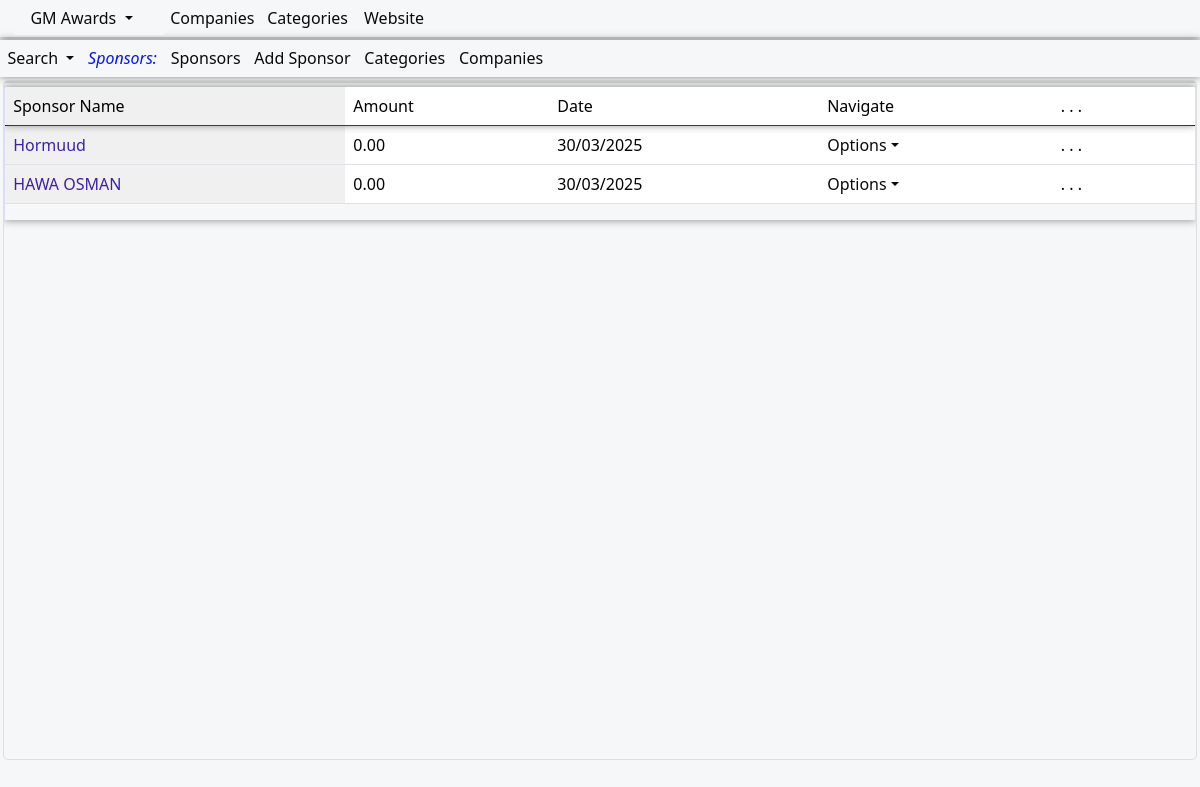
The page /gma/sponsors/ (signed in) on the database as committed earlier.
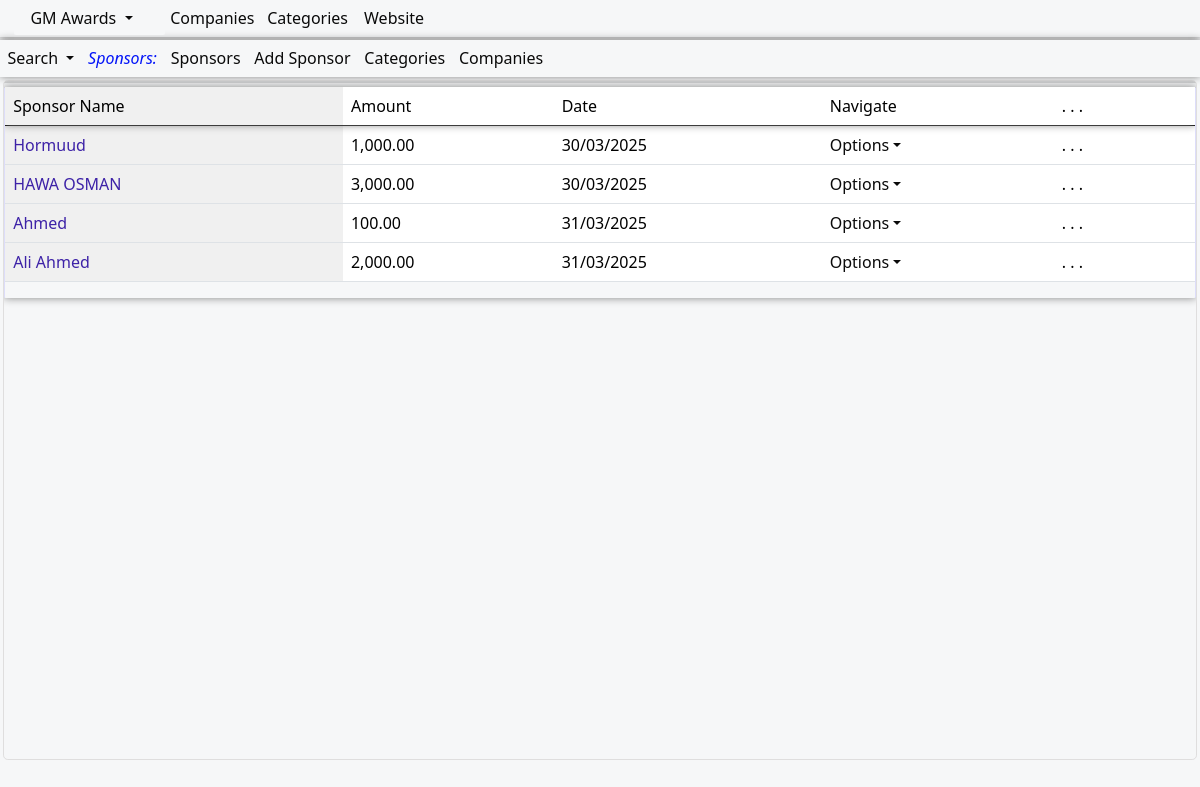
The same page on the database as committed later.
### awards/models.py (models this page shows, shortened)
class SponsorsModel(models.Model):
    name = models.CharField(null=True, blank=False, max_length=20)
    phone = models.CharField(null=True, blank=True, max_length=30)
    email= models.CharField(null=True, blank=True, max_length=100)
    amount=models.DecimalField(max_digits=10,blank=False,null=True,decimal_places=1,default=0)
    date=models.DateField(blank=True,null=True,auto_now_add=True)
    comments= models.CharField(null=True, blank=True, max_length=50)

### loginapp/decorators.py (the view)
    def allif_wrapper_func(request,*args,**kwargs):
        usernme=request.user
        if usernme.user_category=="owner" or usernme.user_category=="ceo" or usernme.is_superuser==True:
            return allif_param_func(request,*args,**kwargs)
        else:
            return render(request,'loginapp/permissions/no_permission.html')

### awards/views.py (called while the page is built)
@login_required(login_url='loginapp:userLoginPage')
@logged_in_user_is_owner_ceo
def sponsors(request):
    try:
        title="Sponsors"
        allifqueryset=SponsorsModel.objects.all()
        context = {
            "title":title,
            "allifqueryset":allifqueryset,
        }
        return render(request,'awards/sponsors/sponsors.html',context)
    except Exception as ex:
        error_context={'error_message': ex,}
        return render(request,'awards/error/error.html',error_context)

### awards/templates/awards/sponsors/sponsors.html (shortened to what this page needs)
{% extends 'awards/base/uimainbase/allifmaaluibase_public.html'%}
{% load humanize %}
{% block body %}
<div class="allifmaal-main-container">
<div class="card-header">
  <div class="row mt-12" >
  <div class="col-md-12">
  <div class="container-fluid amel-content-header">
    <div class="dropdown allifmaal-content-dropdown">
      <a class="dropdown-toggle" type="button" id="dropdownMenuButton1" data-bs-toggle="dropdown" aria-expanded="false">
      Search
      </a>
    </div>
    <a class="amel-table-list-identifier">Sponsors:</a>
    <a href="{% url 'awards:sponsors' %}">Sponsors</a>
    <a href="{% url 'awards:addSponsor' %}">Add Sponsor</a>
    <a href="{% url 'awards:categories' %}">Categories</a>
    <a href="{% url 'awards:companies' %}">Companies</a>
  </div>
    </div>
    </div>
  </div>
    <div class="allifmaincontainer">
<div class="row mt-12">
  <div class="delete-confirmation-header">
  </div>
  <div class="col-md-12">
  <div class="allif-scroll-table">
    <div class="table-responsive allif-full-table">
    <table class="table table-layout">
      <thead>
        <tr class="allif-table-header-row">
        <td class="allif-fix-table-col">Sponsor Name</td>
        <td>Amount</td>
        <td>Date</td>
        <td>Navigate</td>
        <td> . . . </td>
        <td></td>
        </tr>
        </thead>
        <tbody class="allif-table-body">
        {% for item in allifqueryset %}
        <tr data-id="{{item.id}}">
        <td class="allif-fix-table-col"><a class="allif-table-links" href="{% url 'awards:sponsorDetails' item.id %}">{{item.name}}</a></td>
        <td>
            {{item.amount|floatformat:2|intcomma}}
          </td>
        <td>
            {{item.date|date:'d/m/Y'}}
          </td>
        <td>
          <div class="dropdown allifmaal-content-dropdown">
            <a href="#" onclick="showDropdown(event, this)" class="dropdown-toggle dropdown-item" type="button" id="dropdownMenuButton1" data-bs-toggle="dropdown" aria-expanded="false">Options</a>
          </div>
        </td>
       <td> . . . </td>
       <td></td>
    </tr>
    {% endfor %}
      </tbody>
    </table>
    </div>
   </div>
</div>
</div>
</div>
</div>
  {% endblock %}

### awards/templates/awards/base/uimainbase/allifmaaluibase_public.html (shortened to what this page needs)
{% load static %}
<!DOCTYPE html>
<html>
<head>
<link rel="stylesheet" href="https://cdnjs.cloudflare.com/ajax/libs/font-awesome/4.7.0/css/font-awesome.min.css">
<link href="https://cdn.jsdelivr.net/npm/bootstrap@5.3.3/dist/css/bootstrap.min.css" rel="stylesheet">
<link href="{% static 'allifapperp/css/navbars/sidetopnavbars.css' %}" rel="stylesheet">
<link href="{% static 'allifapperp/css/body/mainbodyui.css' %}" rel="stylesheet">
</head>
<body class="allifmaal-ui-body">
{% include 'awards/base/sidetopnavbars/sidetopnavbars_public.html' %}
<link href="https://cdn.jsdelivr.net/npm/select2@4.1.0-rc.0/dist/css/select2.min.css" rel="stylesheet"/>
{% block body %}{% endblock %}
</body>
</html>

### awards/templates/awards/base/sidetopnavbars/sidetopnavbars_public.html (shortened to what this page needs)
<div>
    <nav class="navbar navbar-expand-lg navbar-light allifmaal-top-nav-bar">
    <div class="container-fluid">
<div class="allifmaal-side-nav-bar container-fluid" >
  <a class="side-nav-dropdown-btn nav-link dropdown-toggle navbar-brand" role="button" data-bs-toggle="dropdown" data-bs-auto-close="outside" aria-expanded="false">
   GM Awards
  </a>
      </div>
      <a class="nav-link" href="{% url 'awards:companies' %}">Companies</a>
      <div class="collapse navbar-collapse" id="navbarNavDropdown">
        <ul class="navbar-nav">
          <li class="nav-item">
            <a class="nav-link" href="{% url 'awards:categories' %}">Categories</a>
          </li>
        <li>
          <a class="nav-link" href="{% url 'awards:gmaWebsite' %}">Website</a>
        </li>
      </ul>
        </div>
      </div>
    </nav>
    </div>

### static/allifapperp/css/navbars/sidetopnavbars.css (style rules this page uses)
:root { --main-background-color: #F6F7F8; --main-text-font-size:1em; --main-font-type:system-ui,Helvetica, sans-serif,sans-serif,Arial,-apple-system, BlinkMacSystemFont, 'Segoe UI', Roboto, Oxygen, Ubuntu, Cantarell, 'Open Sans', 'Helvetica Neue'; --main-green-color:#07891c; --main-blue-color:#3d22a7; --main-black-color:#0a0a0a; --main-table-links-color:#04010f; --main-red-color:#bd0303; --links-on-hover-text-color:#3a0bf7; --button-on-hover-color:#eeeeee; --box-shadow-specs:0em 0em 0.5em #858585; --bottom-border-line:1px solid #dfdede; --padding-spec:0.3em 0.3em 0.3em 0.3em; }
* { font-family: var(--main-font-type); }
.allifmaal-top-nav-bar { background-color:var(--main-background-color); margin-left: 0em; right: 0em; left: 0em; top: 0em; margin: 0em; padding: 0.1em; box-shadow: var(--box-shadow-specs); position:relative; }
.allifmaal-top-nav-bar a { color: var(--main-black-color); font-family: var(--main-font-type); float: none; display: inline-block; text-align: left; padding:var(--padding-spec); text-decoration: none; font-size: var(--main-text-font-size); border: none; background-color:var(--main-background-color); font-weight:normal; }
.allifmaal-side-nav-bar { background:var(--main-background-color); z-index:10; min-height: fit-content; max-height: 100%; min-width: fit-content; max-width: fit-content; transition: all 0.3s ease-in; background-color:var(--main-background-color); border-radius: 2px; left: 0; margin-left: 0; }

Rows that differ between the two databases and show on the page:
changed SponsorsModel "Hormuud": amount "0.00" → "1,000.00"
changed SponsorsModel "HAWA OSMAN": amount "0.00" → "3,000.00"
added SponsorsModel: name "Ahmed", amount "100.00", date "31/03/2025"
added SponsorsModel: name "Ali Ahmed", amount "2,000.00", date "31/03/2025"
